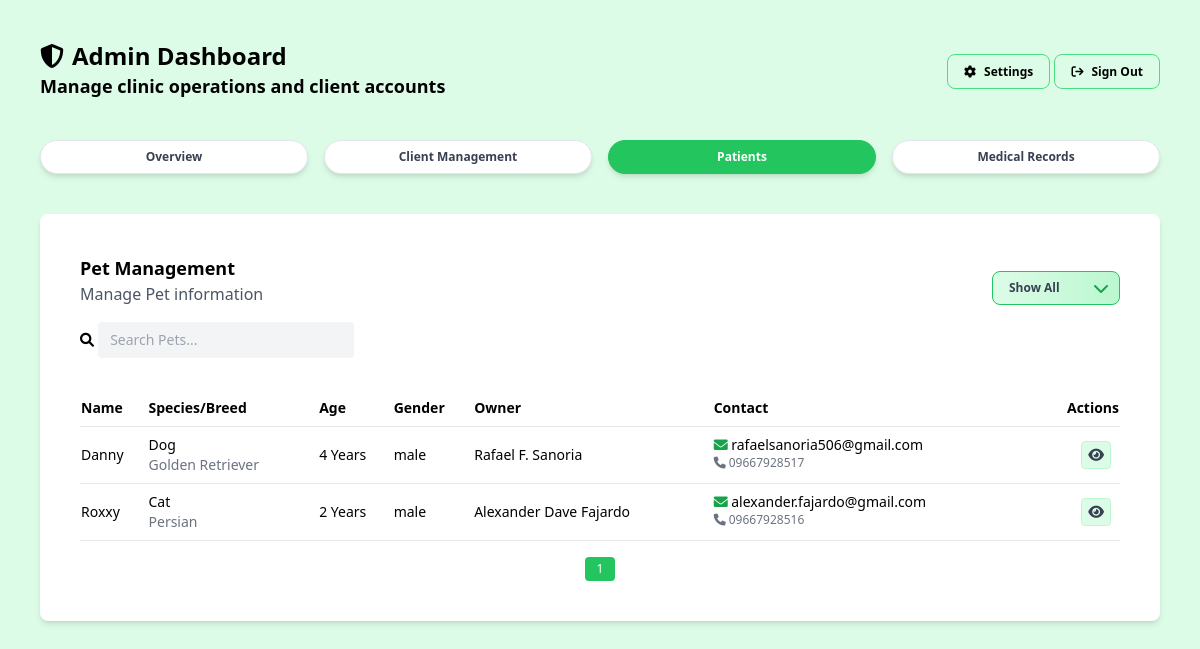
/admin/pet-management.php (signed in), run on an earlier commit of the app's database.
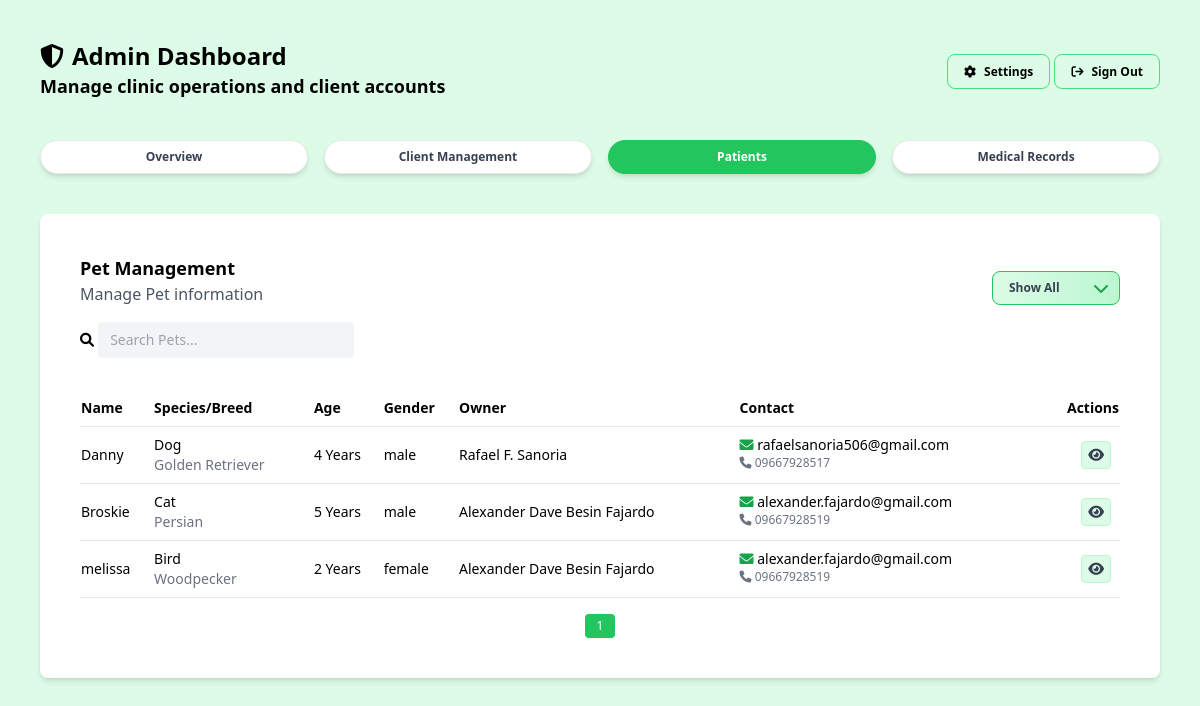
And on a later commit of the database.
### tables this page shows
CREATE TABLE `pets` (
  `id` int(10) UNSIGNED NOT NULL,
  `owner_id` bigint(20) DEFAULT NULL,
  `name` text NOT NULL,
  `species` text NOT NULL,
  `breed` text DEFAULT NULL,
  `age` int(11) DEFAULT NULL,
  `gender` text DEFAULT NULL CHECK (`gender` in ('male','female','unknown')),
  `weight` varchar(255) DEFAULT NULL,
  `color` varchar(255) DEFAULT NULL,
  `notes` longtext DEFAULT NULL,
  `registered_at` timestamp NOT NULL DEFAULT current_timestamp() ON UPDATE current_timestamp()
);

CREATE TABLE `owners` (
  `id` bigint(20) NOT NULL,
  `user_id` bigint(20) DEFAULT NULL,
  `name` text NOT NULL,
  `email` text DEFAULT NULL,
  `phone` varchar(32) DEFAULT NULL,
  `emergency` varchar(32) DEFAULT NULL,
  `address` longtext NOT NULL,
  `created_at` timestamp NOT NULL DEFAULT current_timestamp() ON UPDATE current_timestamp(),
  `status` enum('active','inactive') NOT NULL DEFAULT 'active'
);

### helpers/fetch.php (called while the page is built, shortened)
<?php
function fetchAllData(PDO $pdo, string $query, array $params = []): array
{
    $stmt = $pdo->prepare($query);
    $stmt->execute($params);
    return $stmt->fetchAll(PDO::FETCH_ASSOC);
}

### admin/pet-management.php (the view, shortened to what this page needs)
<?php
include_once '../config/config.php';
require_once '../helpers/fetch.php';
?>
<!DOCTYPE html>
<html lang="en">
<head>
    <link rel="stylesheet" href="../assets/css/global.css">
    <script src="https://cdn.tailwindcss.com"></script>
    <link rel="stylesheet" href="https://cdnjs.cloudflare.com/ajax/libs/font-awesome/6.0.0-beta3/css/all.min.css">
</head>
<body class="bg-green-100 w-full h-screen overflow-y-auto">
    <?php include_once '../includes/admin-header.php'; ?>
    <main class="p-10">
        <section class="p-10 bg-white rounded-lg shadow-md">
            <div class="mb-4 flex items-center justify-between">
                <div>
                    <h3 class="font-semibold text-lg">Pet Management</h3>
                    <h4 class="text-gray-600">Manage Pet information</h4>
                </div>
                <div class="relative inline-block mt-4">
                    <select id="speciesFilter"
                        class="appearance-none w-32 px-4 py-2 pr-8 rounded-lg text-xs font-semibold text-gray-700
               bg-gradient-to-r from-green-100 to-green-200 border border-green-500
               hover:from-green-200 hover:to-green-300 focus:outline-none focus:ring-2 focus:ring-green-400 transition">
                        <option value="">Show All</option>
                    </select>
                    <span class="absolute right-3 top-1/2 transform -translate-y-1/2 pointer-events-none">
                    </span>
                </div>
            </div>
            <div class="mb-4">
                <form>
                    <i class="fa-solid fa-search text-sm"></i>
                    <input type="search" id="search" placeholder="Search Pets..."
                        class="bg-gray-100 rounded px-3 py-2 mb-4 text-sm w-64">
                </form>
            </div>
            <table class="w-full border-collapse">
                <thead>
                    <tr class="text-sm text-left border-b">
                        <th class="font-semibold py-2">Name</th>
                        <th class="font-semibold py-2">Species/Breed</th>
                        <th class="font-semibold py-2">Age</th>
                        <th class="font-semibold py-2">Gender</th>
                        <th class="font-semibold py-2">Owner</th>
                        <th class="font-semibold py-2">Contact</th>
                        <th class="text-right font-semibold py-2">Actions</th>
                    </tr>
                </thead>
                <tbody id="petsBody">
                    <?php
                    $pets = fetchAllData(
                        $pdo,
                        "SELECT p.id AS pet_id, p.name AS pet_name, p.species, p.breed, p.age, p.gender, p.color, p.weight, p.notes,
                                o.name AS owner_name, o.phone AS owner_phone, o.email AS owner_email
                         FROM pets p
                         JOIN owners o ON p.owner_id = o.id"
                    );
                    foreach ($pets as $row) {
                        $speciesLower = strtolower(trim($row['species']));
                        echo "<tr class='border-b hover:bg-green-50 text-sm' data-species='{$speciesLower}'>";
                        echo "<td class='py-2'>{$row['pet_name']}</td>";
                        echo "<td class='py-2 flex flex-col'>
                                <span>{$row['species']}</span>
                                <span class='text-gray-500'>{$row['breed']}</span>
                              </td>";
                        echo "<td class='py-2'>{$row['age']} <span>Years</span></td>";
                        echo "<td class='py-2'>{$row['gender']}</td>";
                        echo "<td class='py-2'>{$row['owner_name']}</td>";
                        echo "<td class='flex flex-col py-2'>
                                <span><i class='fa-solid fa-envelope text-green-600'></i> {$row['owner_email']}</span>
                                <span class='text-gray-500 text-xs'><i class='fa-solid fa-phone'></i> {$row['owner_phone']}</span>
                              </td>";
                        echo "<td class='text-right py-2'>
                                <button
                                    data-modal='viewModal'
                                    data-id='" . $row['pet_id'] . "'
                                   data-name='" . htmlspecialchars($row['pet_name'] ?? '') . "'
                                    data-species='" . htmlspecialchars($row['species'] ?? '') . "'
                                    data-breed='" . htmlspecialchars($row['breed'] ?? '') . "'
                                    data-age='" . htmlspecialchars($row['age'] ?? '') . "'
                                    data-gender='" . htmlspecialchars($row['gender'] ?? '') . "'
                                    data-color='" . htmlspecialchars($row['color'] ?? '') . "'
                                    data-weight='" . htmlspecialchars($row['weight'] ?? '') . "'
                                    data-notes='" . htmlspecialchars($row['notes'] ?? '') . "'
                                    data-owner='" . htmlspecialchars($row['owner_name'] ?? '') . "'
                                    data-email='" . htmlspecialchars($row['owner_email'] ?? '') . "'
                                    data-phone='" . htmlspecialchars($row['owner_phone'] ?? '') . "'
                                    class='open-modal fa-solid fa-eye text-gray-700 mr-2 bg-green-100 p-1.5 border rounded border-green-200 hover:bg-green-300'>
                                </button>
                              </td>";
                        echo "</tr>";
                    }
                    ?>
                </tbody>
            </table>
            <div id="pagination" class="flex justify-center space-x-2 mt-4"></div>
        </section>
    </main>
</body>
</html>

### includes/admin-header.php (shortened to what this page needs)
<header>
    <section class="p-10 w-full flex items-center justify-between">
        <div>
            <div class="flex items-center space-x-2">
                <i class="fa-solid fa-shield text-2xl"></i>
                <h1 class="font-bold text-2xl">Admin Dashboard</h1>
            </div>
            <h2 class="text-lg font-semibold">Manage clinic operations and client accounts</h2>
        </div>
        <div>
            <a href="../admin/admin-settings.php"
                class="text-gray text-xs font-semibold border border-green-400 px-4 py-2 rounded-lg hover:bg-green-300 <?= basename($_SERVER['PHP_SELF']) == 'admin-settings.php' ? 'settings-active' : '' ?>"><i
                    class="fa-solid fa-cog mr-2"></i>Settings</a>
            <a class="text-gray text-xs font-semibold border border-green-400 px-4 py-2 rounded-lg hover:bg-green-300"
                href="../logout.php"><i class="fa-solid fa-arrow-right-from-bracket mr-2"></i>Sign Out</a>
        </div>
    </section>
    <div class="px-10 w-full flex items-center justify-between">
        <nav class="w-full">
            <ul class="flex space-x-4 text-gray-700 text-xs font-semibold">
                <a href="../admin/admin-dashboard.php"
                    class="flex-1 text-center shadow-md font-semibold py-2 rounded-full border duration-200 hover:border-green-500 <?= basename($_SERVER['PHP_SELF']) == 'admin-dashboard.php' ? 'active' : 'bg-white' ?>">
                    <li>Overview</li>
                </a>
                <a href="../admin/client-management.php"
                    class="flex-1 text-center shadow-md font-semibold py-2 rounded-full border duration-200 hover:border-green-500 <?= basename($_SERVER['PHP_SELF']) == 'client-management.php' ? 'active' : 'bg-white' ?>">
                    <li>Client Management</li>
                </a>
                <a href="../admin/pet-management.php"
                    class="flex-1 text-center shadow-md font-semibold py-2 rounded-full border duration-200 hover:border-green-500 <?= basename($_SERVER['PHP_SELF']) == 'pet-management.php' ? 'active' : 'bg-white' ?>">
                    <li>Patients</li>
                </a>
                <a href="../admin/medical-records.php"
                    class="flex-1 text-center shadow-md font-semibold py-2 rounded-full border duration-200 hover:border-green-500 <?= basename($_SERVER['PHP_SELF']) == 'medical-records.php' ? 'active' : 'bg-white' ?>">
                    <li>Medical Records</li>
                </a>
            </ul>
        </nav>
    </div>
</header>

### includes/admin-header.php (style rules this page uses)
.active { background-color: #22c55e; color: white; border-color: #22c55e; }

What changed in the data, as far as the page shows it:
removed pets: name "Roxxy", species "Cat", breed "Persian", age "2", gender "male", owner.name "Alexander Dave Fajardo", owner.email "alexander.fajardo@gmail.com", owner.phone "09667928516"
added pets: name "Broskie", species "Cat", breed "Persian", age "5", gender "male", owner.name "Alexander Dave Besin Fajardo", owner.email "alexander.fajardo@gmail.com", owner.phone "09667928519"
added pets: name "melissa", species "Bird", breed "Woodpecker", age "2", gender "female", owner.name "Alexander Dave Besin Fajardo", owner.email "alexander.fajardo@gmail.com", owner.phone "09667928519"
